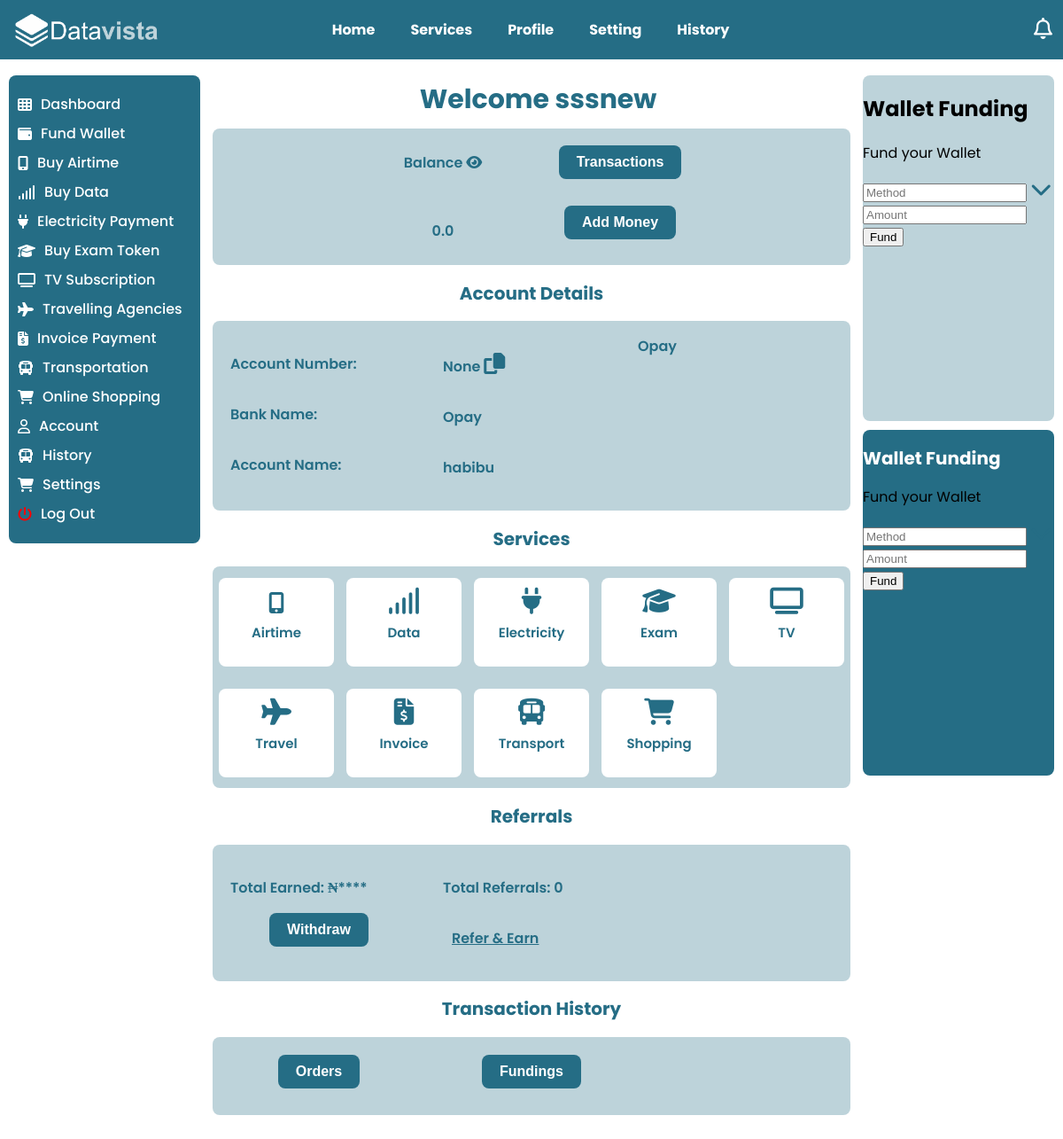
The page /dashboard (signed in) on the database as committed earlier.
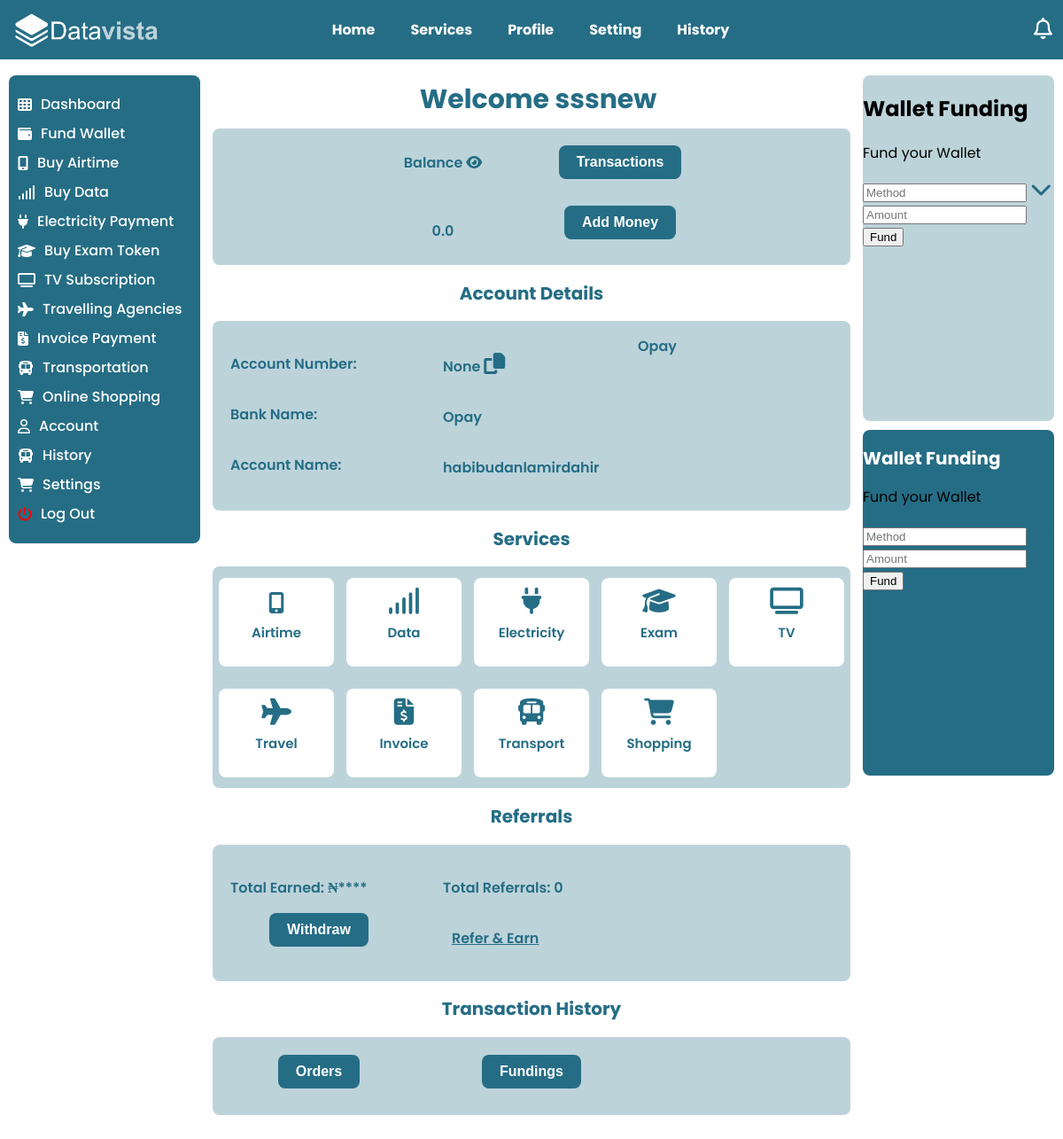
The same page on the database as committed later.
### app/models.py (models this page shows, shortened)
class User(db.Model, UserMixin):
    __tablename__ = "users"
    id = db.Column(db.Integer, primary_key=True) # store user id
    name = db.Column(db.String(80), nullable=False) # store user full name
    username = db.Column(db.String(80), unique=True, nullable=False) # store user username
    email = db.Column(db.String(120), unique=True, nullable=False) # store user email
    password = db.Column(db.String(255), nullable=False) # store user hashed password
    phone_number = db.Column(db.String(15), nullable=False) # store user phone number
    balance = db.Column(db.Float, default=0.0) # store user balance
    api_wallet_account_number = db.Column(db.String(200)) # store api wallet account number
    pin = db.Column(db.String(4), nullable=False, default='1111') # store user pin for transaction
    created_at = db.Column(db.DateTime, default=lambda: datetime.now(timezone.utc)) # store time when the user was created
    updated_at = db.Column(db.DateTime, onupdate=lambda: datetime.now(timezone.utc)) # store time when the user was updated
    is_admin = db.Column(db.Boolean, default=False) # store whether the user is an admin user or not
    referred_by = db.Column(db.String(80), nullable=True) # store the referrer of the user
    transactions = db.relationship('Transaction', primaryjoin="User.id == Transaction.user_id", backref='user', lazy=True) # store the transactions belong to a user
    referrals = db.relationship('Referral', foreign_keys='Referral.referrer_id', backref='referrer', lazy=True) # store the referrals that the user referred

### app/views.py (the view)
@view.route("/dashboard", methods=['POST', 'GET'])
@login_required
def dashboard():
    return render_template("main_templates/main_dashboard.html")

### app/__init__.py (called while the page is built)
def create_app():
    app = Flask(__name__)
    app.config['SQLALCHEMY_DATABASE_URI'] = 'sqlite:///database.db'
    app.config['SQLALCHEMY_TRACK_MODIFICATIONS'] = False
    app.secret_key = my_app_secret_key
    app.config['REMEMBER_COOKIE_DURATION'] = timedelta(minutes=30)
    db.init_app(app)
    migrate.init_app(app, db)
    login_manager.init_app(app)
    login_manager.login_view = 'auth.login'
    login_manager.login_message_category = 'info'
    @login_manager.user_loader
    def user_loader(user_id):
        from app.models import User
        return User.query.get(user_id)
    from app.admin import admin
    from app.auth import auth
    from app.views import view
    app.register_blueprint(admin)
    app.register_blueprint(auth)
    app.register_blueprint(view)
    return app

### app/templates/main_templates/main_dashboard.html (shortened to what the changed rows need)
{% extends 'main_templates/main_base.html' %}
{% block content %}
<body>
    <div class="main-container">
        <div class="show-main-section" id="main_content">
            <div class="welcome-header">
                <h2>Welcome {{ current_user.username }}</h2>
            </div>
            <div class="banner-container">
                <div class="banner">
                    <div class="banner-left">
                        <div class="assets mobile-none">
                            <p id="user_balance">{{ current_user.balance }}</p>
                        </div>
                    </div>
                </div>
            </div>
            <div class="container">
                <div class="header">
                    <h2>Account Details</h2>
                </div>
                <div class="acc-details-container-fluid">
                    <div class="account-details-container">
                        <p class="acc-details-text">{{ current_user.api_wallet_account_number }}
                            <i class="fas fa-copy" style="color: #256d85; font-size: 24px;"></i>
                        </p>
                        <p class="acc-details-text">Opay</p>
                        <p class="acc-details-text">{{ current_user.name }}</p>
                    </div>
                </div>
            </div>
            <div class="container">
                <div class="header">
                    <h2>Services</h2>
                </div>
            </div>
            <div class="container">
                <div class="header">
                    <h2>Referrals</h2>
                </div>
            </div>
            <div class="container" style="margin-bottom: 100px;">
                <div class="header">
                    <h2>Transaction History</h2>
                </div>
            </div>
        </div>
        <div class="right-side">
            <div class="right-side-1">
                <div class="auth-wrapper">
                    <div class="auth-box">
                        <div class="back-btn-container">
                            <div class="auth-heading">
                                <h2><strong>Wallet Funding</strong></h2>
                            </div>
                        </div>
                    </div>
                </div>
            </div>
            <div class="right-side-2">
                <div class="auth-wrapper">
                    <div class="auth-box">
                        <div class="back-btn-container">
                            <div class="header" style="color: #fff;">
                                <h2><strong>Wallet Funding</strong></h2>
                            </div>
                        </div>
                    </div>
                </div>
            </div>
        </div>
    </div>
{% endblock %}

Rows that differ between the two databases and show on the page:
changed User "sssnew": name "habibu" → "habibudanlamirdahir"
